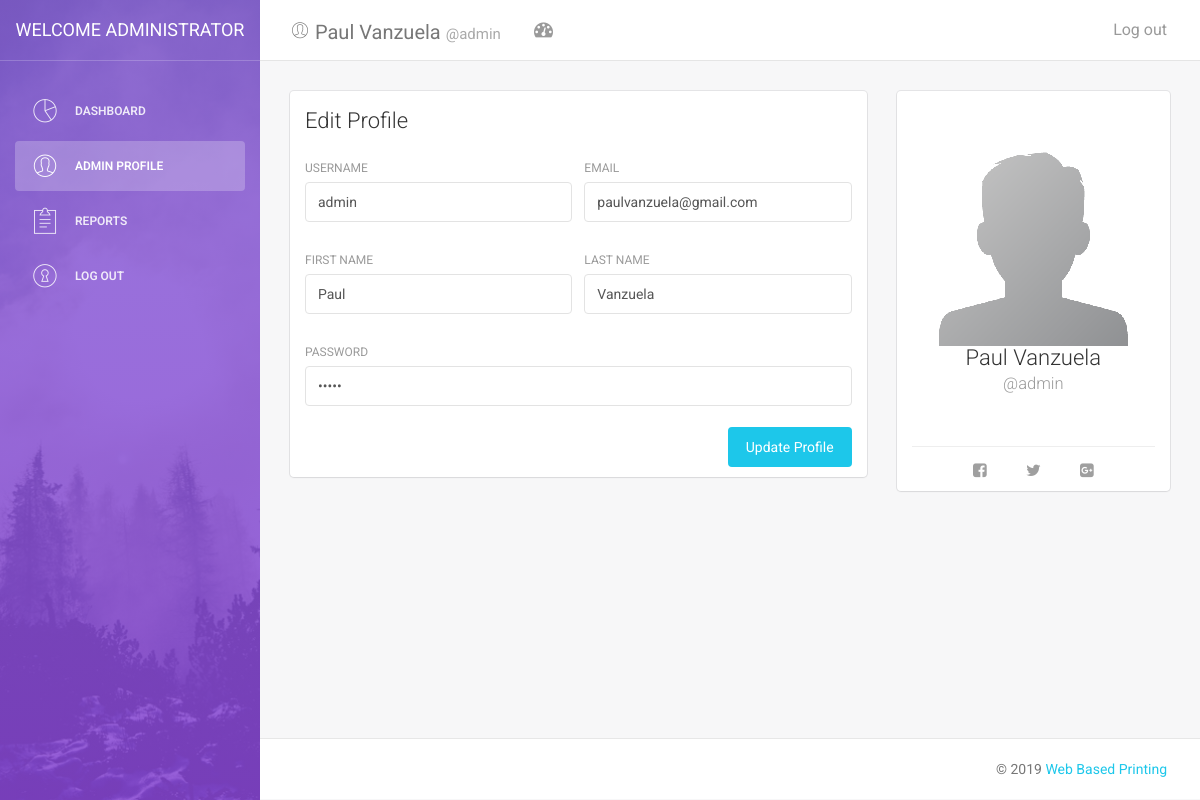
The page /user_profile.php (signed in) on the database its author committed.
### tables this page shows
CREATE TABLE `users` (
  `id` int(11) NOT NULL,
  `fname` varchar(50) NOT NULL,
  `lname` varchar(50) NOT NULL,
  `username` varchar(50) NOT NULL,
  `password` varchar(50) NOT NULL,
  `email` varchar(50) NOT NULL,
  `status` varchar(50) NOT NULL,
  `account_type` varchar(50) NOT NULL
);

### user_profile.php (the view, shortened to what this page needs)
<?php
include 'includes/dashboard_header.php';
include 'includes/config.php';
 ?>
<div class="wrapper">
    <div class="sidebar" data-color="purple" data-image="assets/img/sidebar-5.jpg">
    	<div class="sidebar-wrapper">
            <div class="logo">
                <a href="index" class="simple-text">
                  <?php if ($_SESSION['account_type'] == 'Administrator') { ?>
                      Welcome Administrator
                  <?php } else { ?>
                      Web Based Printing & Monitoring System
                    <?php } ?>
                </a>
            </div>
            <ul class="nav">
                <li>
                    <a href="index">
                        <i class="pe-7s-graph"></i>
                        <p>Dashboard</p>
                    </a>
                </li>
                <li class="active">
                    <a href="profile">
                        <i class="pe-7s-user"></i>
                        <?php if ($_SESSION['account_type'] == 'Administrator') { ?>
                          <p>Admin Profile</p>
                        <?php } else { ?>
                          <p>User Profile</p>
                        <?php } ?>
                    </a>
                </li>
                <li>
                      <?php if ($_SESSION['account_type'] == 'Administrator') { ?>
                            <a href="files">
                                <i class="pe-7s-note2"></i>
                                <p>Reports</p>
                            </a>
                      <?php } ?>
                </li>
                <li>
                    <a href="logout">
                        <i class="pe-7s-door-lock"></i>
                        <p>Log out</p>
                    </a>
                </li>
            </ul>
    	   </div>
    </div>
    <div class="main-panel">
        <nav class="navbar navbar-default navbar-fixed">
            <div class="container-fluid">
                <div class="navbar-header">
                    <a class="navbar-brand" href="profile">
                      <i class="pe-7s-user"></i>
                      <?php echo $_SESSION['fname'] . " " . $_SESSION['lname']; ?>
                      <small style="font-size: 15px; color: #aaa;"><?php echo "@".$_SESSION['username'];  ?></small>
                    </a>
                </div>
                <div class="collapse navbar-collapse">
                    <ul class="nav navbar-nav navbar-left">
                        <li>
                            <a href="#" class="dropdown-toggle" data-toggle="dropdown">
                                <i class="fa fa-dashboard"></i>
                            </a>
                        </li>
                    </ul>
                    <ul class="nav navbar-nav navbar-right">
                        <li>
                            <a href="logout">
                                <p>Log out</p>
                            </a>
                        </li>
                    </ul>
                </div>
            </div>
        </nav>
        <?php
            $sql = "SELECT * FROM users WHERE id = :id";
            $statement = $pdo->prepare($sql);
            $statement->execute(
                array(
                  ':id' => $_SESSION['id']
                )
            );
            while ($row = $statement->fetch(PDO::FETCH_OBJ)){
                $username = $row->username;
                $password = $row->password;
                $email = $row->email;
                $firstname = $row->fname;
                $lastname = $row->lname;
            }
         ?>
        <div class="content">
            <div class="container-fluid">
                <div class="row">
                  <div class="col-md-8">
                      <div class="card">
                          <div class="header">
                              <h4 class="title">Edit Profile</h4>
                          </div>
                          <div class="content">
                              <form method="post">
                                  <div class="row">
                                      <div class="col-md-6">
                                          <div class="form-group">
                                              <label>Username</label>
                                              <input type="text" name="username" class="form-control" value="<?php echo $username ?>">
                                          </div>
                                      </div>
                                      <div class="col-md-6">
                                          <div class="form-group">
                                              <label for="exampleInputEmail1">Email</label>
                                              <input type="email" name="email" class="form-control" value="<?php echo $email; ?>">
                                          </div>
                                      </div>
                                  </div>
                                  <div class="row">
                                      <div class="col-md-6">
                                          <div class="form-group">
                                              <label>First Name</label>
                                              <input type="text" name="firstname" class="form-control" value="<?php echo $firstname; ?>">
                                          </div>
                                      </div>
                                      <div class="col-md-6">
                                          <div class="form-group">
                                              <label>Last Name</label>
                                              <input type="text" name="lastname" class="form-control" value="<?php echo $lastname; ?>">
                                          </div>
                                      </div>
                                  </div>
                                  <div class="row">
                                      <div class="col-md-12">
                                          <div class="form-group">
                                              <label>Password</label>
                                              <input type="password" name="password" class="form-control" value="<?php echo $password; ?>">
                                          </div>
                                      </div>
                                  </div>
                                  <input type="submit" name="update_profile" value="Update Profile" class="btn btn-info btn-fill pull-right">
                                  <div class="clearfix"></div>
                              </form>
                          </div>
                      </div>
                  </div>
                  <div class="col-md-4">
                        <div class="card card-user">
                            <div class="image">
                            </div>
                            <div class="content">
                                <div class="author">
                                     <a href="#">
                                    <img  src="assets/img/faces/face-0.jpg" alt="...">
                                      <h4 class="title"><?php echo $firstname . " " . $lastname; ?><br>
                                         <small><?php echo "@".$username; ?></small>
                                      </h4>
                                    </a>
                                </div>
                            </div>
                            <hr>
                            <div class="text-center">
                                <button href="#" class="btn btn-simple"><i class="fa fa-facebook-square"></i></button>
                                <button href="#" class="btn btn-simple"><i class="fa fa-twitter"></i></button>
                                <button href="#" class="btn btn-simple"><i class="fa fa-google-plus-square"></i></button>
                            </div>
                        </div>
                    </div>
                </div>
            </div>
        </div>
        <footer class="footer">
              <div class="container-fluid">
                  <p class="copyright pull-right">
                      &copy; <script>document.write(new Date().getFullYear())</script> <a href="#">Web Based Printing</a>
                  </p>
              </div>
          </footer>
    </div>
</div>
<?php include 'includes/dashboard_footer.php'; ?>

### rows shown on the page
users: username "admin", email "paulvanzuela@gmail.com", firstname "Paul", lastname "Vanzuela", fname "Paul", lname "Vanzuela"

### other values the page prints
$_SESSION['fname'] "Paul"
$_SESSION['lname'] "Vanzuela"
$_SESSION['username'] "admin"
